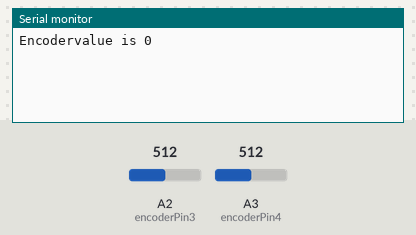
Simulated run of this sketch. Board: Arduino Uno, built with avr-gcc and run on an emulated ATmega328P. Parts: the last lines printed to the serial monitor. The test bench sets the inputs (shaded band); at power-on: A2 (encoderPin3) = 512, A3 (encoderPin4) = 512.

Above: at 1.2 s.
1.3 s: A2 (encoderPin3) set to 390
At 2.6 s:
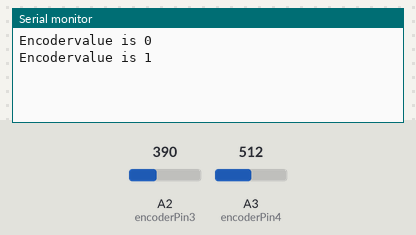
2.8 s: A3 (encoderPin4) set to 390
At 3.8 s:
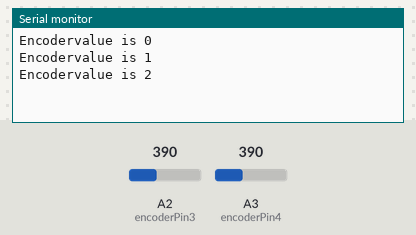
4.3 s: A2 (encoderPin3) set to 410
At 5.5 s:
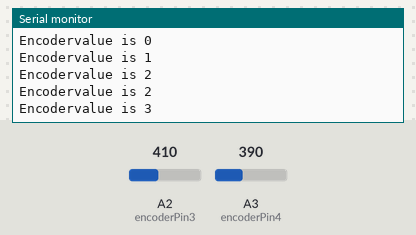
5.8 s: A3 (encoderPin4) set to 410
At 6.3 s:
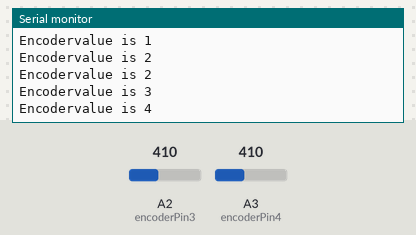
Timing chart, 0 to 8.3 s (numbered marks = the images above; inputs shaded):
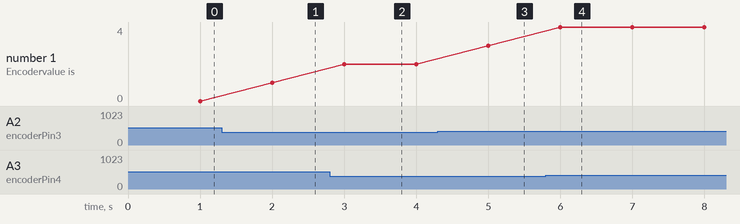

Measured:
- after the input at 1.3 s, the serial monitor: prints a new line after 0.70 s (image 1)
- after the input at 2.8 s, the serial monitor: prints a new line after 0.20 s (image 2)
- after the input at 4.3 s, the serial monitor: prints a new line after 0.70 s (image 3)
- after the input at 5.8 s, the serial monitor: prints a new line after 0.20 s (image 4)
- plotted number 1: 0 → 1 after the input at 1.3 s, 1 → 2 after the input at 2.8 s, 2 → 3 after the input at 4.3 s, 3 → 4 after the input at 5.8 s

The sketch:

big_encoder.ino
```cpp
// Arduino code for motor control.
// Packages.
#include <Wire.h>
#include <Adafruit_MotorShield.h>
#include "utility/Adafruit_PWMServoDriver.h"

// Definitions.

// Create the motor shield object with the default I2C address
Adafruit_MotorShield AFMS = Adafruit_MotorShield();
// Or, create it with a different I2C address (say for stacking)
// Adafruit_MotorShield AFMS = Adafruit_MotorShield(0x61);


int encoderPin3 = A2;
int encoderPin4 = A3;
volatile int lastEncoded_2 = 0;
volatile long encoderValue_2 = 0;
long lastencoderValue_2 = 0;
int currentMSB_2 = 0;
int currentLSB_2 = 0;
int lastMSB_2 = 0;
int lastLSB_2 = 0;
unsigned long time = 0;

void setup() {
  Serial.begin (115200);
  pinMode(encoderPin3, INPUT);
  pinMode(encoderPin4, INPUT);
  //digitalWrite(encoderPin3, HIGH);
  //digitalWrite(encoderPin4, HIGH);
}

void loop(){
  currentMSB_2 = analogRead(encoderPin3);
  currentLSB_2 = analogRead(encoderPin4);
  if (currentMSB_2 >= 400){
    currentMSB_2 = HIGH;
  }
  else{
    currentMSB_2 = LOW;
  }
  if (currentLSB_2 >= 400){
    currentLSB_2 = HIGH;
  }
  else{
    currentLSB_2 = LOW;
  }
  if (currentMSB_2 != lastMSB_2 || currentLSB_2 !=lastLSB_2){
    updateEncoder_2(currentMSB_2, currentLSB_2);
  }
  lastMSB_2 = currentMSB_2;
  lastLSB_2 = currentLSB_2;
  if (millis()-time >= 1000){
    Serial.print("Encodervalue is ");
    Serial.println(encoderValue_2);
    time = millis();
  }
}


void updateEncoder_2(int currentMSB_2, int currentLSB_2){
  int MSB_2 = currentMSB_2; //MSB = most significant bit
  int LSB_2 = currentLSB_2; //LSB = least significant bit

  int encoded_2 = (MSB_2 << 1) |LSB_2; //converting the 2 pin value to single number
  int sum_2  = (lastEncoded_2 << 2) | encoded_2; //adding it to the previous encoded value

  if(sum_2 == 0b1101 || sum_2 == 0b0100 || sum_2 == 0b0010 || sum_2 == 0b1011) encoderValue_2 ++;
  if(sum_2 == 0b1110 || sum_2 == 0b0111 || sum_2 == 0b0001 || sum_2 == 0b1000) encoderValue_2 --;

  lastEncoded_2 = encoded_2; //store this value for next time
}
```
